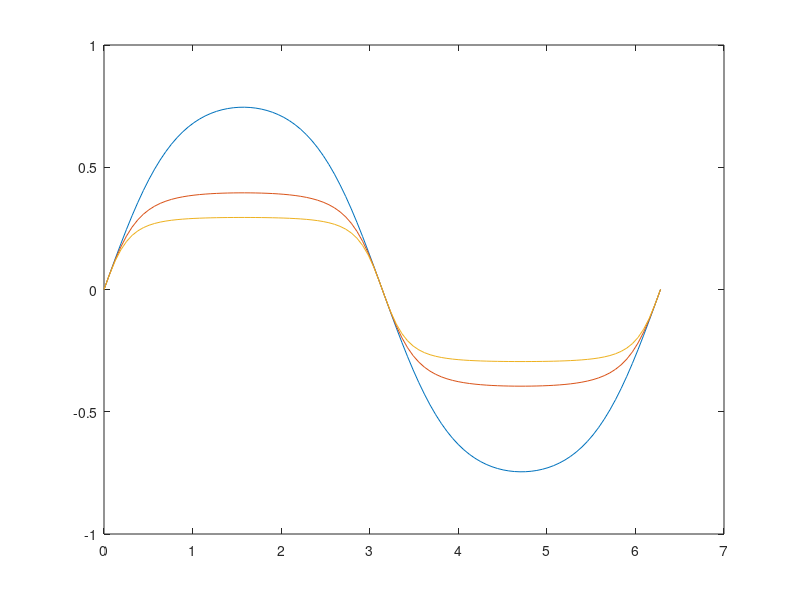

Here is the MATLAB script that generated this plot:
function test_sin_sin
clc; 
x = linspace(0, 2*pi ); 
cut(2); 
cut(15); 
cut(30);  
    function cut(a)
    y = 'sin('; 
    for i=1:a,
        y = strcat(y,'sin('); 
    end
    y = strcat(y, 'x)'); 
    for i=1:a, 
        y = strcat(y, ')'); 
    end
    y = eval(y); 
    plot(x, y);
    hold on ; 
    end
end
